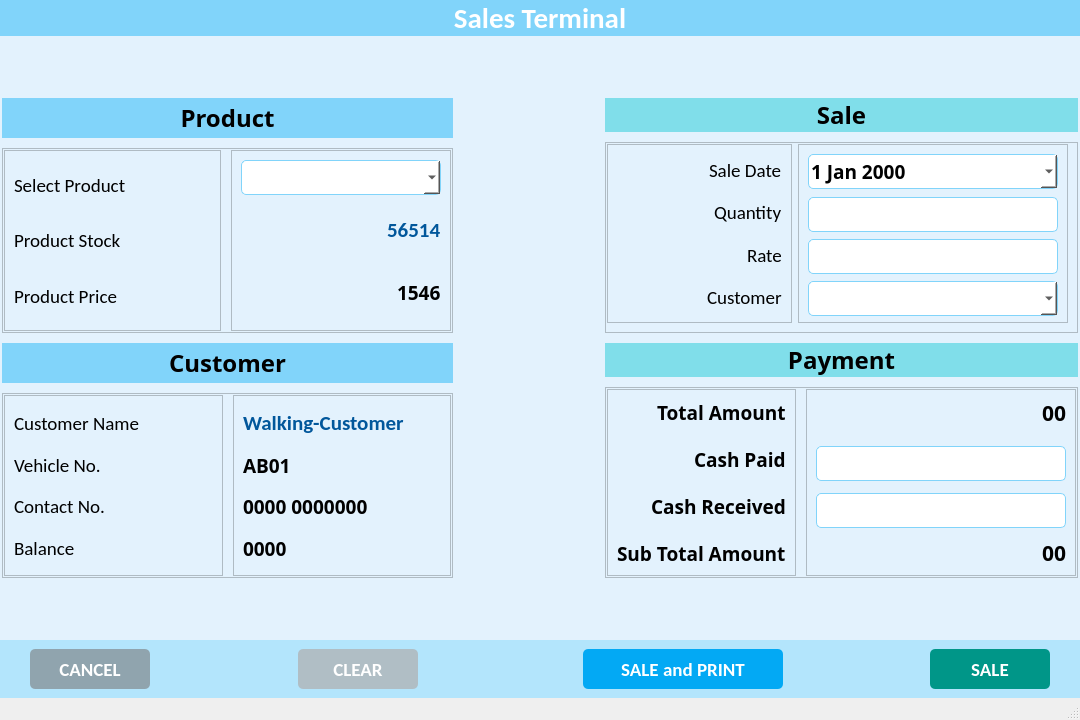
<?xml version="1.0" encoding="UTF-8"?>
<ui version="4.0">
 <class>SalesWindow</class>
 <widget class="QMainWindow" name="SalesWindow">
  <property name="geometry">
   <rect>
    <x>0</x>
    <y>0</y>
    <width>1080</width>
    <height>720</height>
   </rect>
  </property>
  <property name="minimumSize">
   <size>
    <width>1080</width>
    <height>720</height>
   </size>
  </property>
  <property name="maximumSize">
   <size>
    <width>1080</width>
    <height>720</height>
   </size>
  </property>
  <property name="windowTitle">
   <string>Sales Terminal</string>
  </property>
  <property name="windowIcon">
   <iconset resource="resources.qrc">
    <normaloff>:/icons/assets/icons/logo.png</normaloff>:/icons/assets/icons/logo.png</iconset>
  </property>
  <property name="layoutDirection">
   <enum>Qt::LeftToRight</enum>
  </property>
  <widget class="QWidget" name="centralwidget">
   <property name="styleSheet">
    <string notr="true">* {
	background-color: #e3f2fd;
}

#lbl_sales {
	background-color: #81d4fa;
	color: #fff;
}

QComboBox {
	background-color: white;
	border-radius: 5px;
	padding: 2px;
	border: 1px solid  #81d4fa;
}

QLineEdit {
	background-color: white;
	border-radius: 5px;
	border: 1px solid  #81d4fa;
}

QDateEdit {
	background-color: white;
	border-radius: 5px;
	border: 1px solid  #81d4fa;
}

#txt_name {
	color: #01579b;
}

#txt_stock {
	color: #01579b;
}

#btn_sale {
	background-color: #009688;
	color: white;
	border-radius: 5px;
}

#btn_sale_print {
	background-color: #03a9f4;
	color: white;
	border-radius: 5px;
}

#btn_clear {
	background-color: #b0bec5;
	color: white;
	border-radius: 5px;
}

#btn_cancel {
	background-color: #90a4ae;
	color: white;
	border-radius: 5px;
}

#bottom_widget {
	background-color: #b3e5fc;
}

#lbl_sale {
	background-color: #80deea;
}

#lbl_payment {
	background-color: #80deea;
}

#lbl_product {
	background-color: #81d4fa;
}

#lbl_customer {
	background-color: #81d4fa;
}</string>
   </property>
   <layout class="QVBoxLayout" name="verticalLayout_11">
    <property name="spacing">
     <number>60</number>
    </property>
    <property name="leftMargin">
     <number>0</number>
    </property>
    <property name="topMargin">
     <number>0</number>
    </property>
    <property name="rightMargin">
     <number>0</number>
    </property>
    <property name="bottomMargin">
     <number>0</number>
    </property>
    <item>
     <widget class="QLabel" name="lbl_sales">
      <property name="font">
       <font>
        <family>Calibri</family>
        <pointsize>22</pointsize>
        <weight>75</weight>
        <bold>true</bold>
       </font>
      </property>
      <property name="text">
       <string>Sales Terminal</string>
      </property>
      <property name="alignment">
       <set>Qt::AlignCenter</set>
      </property>
      <property name="margin">
       <number>10</number>
      </property>
     </widget>
    </item>
    <item>
     <widget class="QWidget" name="main_widget" native="true">
      <layout class="QHBoxLayout" name="horizontalLayout_6">
       <property name="spacing">
        <number>150</number>
       </property>
       <property name="leftMargin">
        <number>1</number>
       </property>
       <property name="topMargin">
        <number>1</number>
       </property>
       <property name="rightMargin">
        <number>1</number>
       </property>
       <property name="bottomMargin">
        <number>1</number>
       </property>
       <item>
        <widget class="QWidget" name="left_widget" native="true">
         <layout class="QVBoxLayout" name="verticalLayout_5">
          <property name="spacing">
           <number>10</number>
          </property>
          <property name="leftMargin">
           <number>1</number>
          </property>
          <property name="topMargin">
           <number>1</number>
          </property>
          <property name="rightMargin">
           <number>1</number>
          </property>
          <property name="bottomMargin">
           <number>1</number>
          </property>
          <item>
           <widget class="QLabel" name="lbl_product">
            <property name="minimumSize">
             <size>
              <width>0</width>
              <height>40</height>
             </size>
            </property>
            <property name="maximumSize">
             <size>
              <width>16777215</width>
              <height>40</height>
             </size>
            </property>
            <property name="font">
             <font>
              <family>Calibri Light</family>
              <pointsize>18</pointsize>
              <weight>75</weight>
              <bold>true</bold>
             </font>
            </property>
            <property name="text">
             <string>Product</string>
            </property>
            <property name="alignment">
             <set>Qt::AlignCenter</set>
            </property>
            <property name="margin">
             <number>5</number>
            </property>
           </widget>
          </item>
          <item>
           <widget class="QFrame" name="product_frame">
            <property name="frameShape">
             <enum>QFrame::StyledPanel</enum>
            </property>
            <property name="frameShadow">
             <enum>QFrame::Raised</enum>
            </property>
            <layout class="QHBoxLayout" name="horizontalLayout_3">
             <property name="spacing">
              <number>10</number>
             </property>
             <property name="leftMargin">
              <number>1</number>
             </property>
             <property name="topMargin">
              <number>1</number>
             </property>
             <property name="rightMargin">
              <number>1</number>
             </property>
             <property name="bottomMargin">
              <number>1</number>
             </property>
             <item>
              <widget class="QFrame" name="product_lbl_frame">
               <property name="frameShape">
                <enum>QFrame::StyledPanel</enum>
               </property>
               <property name="frameShadow">
                <enum>QFrame::Raised</enum>
               </property>
               <layout class="QVBoxLayout" name="verticalLayout_4">
                <item>
                 <widget class="QLabel" name="lbl_product_name">
                  <property name="font">
                   <font>
                    <family>Calibri</family>
                    <pointsize>14</pointsize>
                   </font>
                  </property>
                  <property name="text">
                   <string>Select Product</string>
                  </property>
                 </widget>
                </item>
                <item>
                 <widget class="QLabel" name="lbl_product_stock">
                  <property name="font">
                   <font>
                    <family>Calibri</family>
                    <pointsize>14</pointsize>
                   </font>
                  </property>
                  <property name="text">
                   <string>Product Stock</string>
                  </property>
                 </widget>
                </item>
                <item>
                 <widget class="QLabel" name="lbl_product_price">
                  <property name="font">
                   <font>
                    <family>Calibri</family>
                    <pointsize>14</pointsize>
                   </font>
                  </property>
                  <property name="text">
                   <string>Product Price</string>
                  </property>
                 </widget>
                </item>
               </layout>
              </widget>
             </item>
             <item>
              <widget class="QFrame" name="product_details_frame">
               <property name="frameShape">
                <enum>QFrame::StyledPanel</enum>
               </property>
               <property name="frameShadow">
                <enum>QFrame::Raised</enum>
               </property>
               <layout class="QVBoxLayout" name="verticalLayout_3">
                <item>
                 <widget class="QComboBox" name="select_product">
                  <property name="minimumSize">
                   <size>
                    <width>200</width>
                    <height>35</height>
                   </size>
                  </property>
                  <property name="maximumSize">
                   <size>
                    <width>200</width>
                    <height>35</height>
                   </size>
                  </property>
                  <property name="font">
                   <font>
                    <family>Calibri Light</family>
                    <pointsize>14</pointsize>
                    <weight>75</weight>
                    <bold>true</bold>
                   </font>
                  </property>
                  <property name="toolTip">
                   <string extracomment="Please Select Product or Type Product Name"/>
                  </property>
                  <property name="toolTipDuration">
                   <number>0</number>
                  </property>
                  <property name="editable">
                   <bool>true</bool>
                  </property>
                 </widget>
                </item>
                <item alignment="Qt::AlignRight">
                 <widget class="QLabel" name="txt_stock">
                  <property name="font">
                   <font>
                    <family>Calibri</family>
                    <pointsize>16</pointsize>
                    <weight>75</weight>
                    <bold>true</bold>
                   </font>
                  </property>
                  <property name="text">
                   <string>56514</string>
                  </property>
                 </widget>
                </item>
                <item alignment="Qt::AlignRight">
                 <widget class="QLabel" name="txt_price">
                  <property name="font">
                   <font>
                    <family>Calibri Light</family>
                    <pointsize>14</pointsize>
                    <weight>75</weight>
                    <bold>true</bold>
                   </font>
                  </property>
                  <property name="text">
                   <string>1546</string>
                  </property>
                 </widget>
                </item>
               </layout>
              </widget>
             </item>
            </layout>
           </widget>
          </item>
          <item>
           <widget class="QLabel" name="lbl_customer">
            <property name="minimumSize">
             <size>
              <width>0</width>
              <height>40</height>
             </size>
            </property>
            <property name="maximumSize">
             <size>
              <width>16777215</width>
              <height>40</height>
             </size>
            </property>
            <property name="font">
             <font>
              <family>Calibri Light</family>
              <pointsize>18</pointsize>
              <weight>75</weight>
              <bold>true</bold>
             </font>
            </property>
            <property name="text">
             <string>Customer</string>
            </property>
            <property name="alignment">
             <set>Qt::AlignCenter</set>
            </property>
            <property name="margin">
             <number>5</number>
            </property>
           </widget>
          </item>
          <item>
           <widget class="QFrame" name="customer_frame">
            <property name="frameShape">
             <enum>QFrame::StyledPanel</enum>
            </property>
            <property name="frameShadow">
             <enum>QFrame::Raised</enum>
            </property>
            <layout class="QHBoxLayout" name="horizontalLayout_2">
             <property name="spacing">
              <number>10</number>
             </property>
             <property name="leftMargin">
              <number>1</number>
             </property>
             <property name="topMargin">
              <number>1</number>
             </property>
             <property name="rightMargin">
              <number>1</number>
             </property>
             <property name="bottomMargin">
              <number>1</number>
             </property>
             <item>
              <widget class="QFrame" name="cust_lbl_frame">
               <property name="frameShape">
                <enum>QFrame::StyledPanel</enum>
               </property>
               <property name="frameShadow">
                <enum>QFrame::Raised</enum>
               </property>
               <layout class="QVBoxLayout" name="verticalLayout_2">
                <item>
                 <widget class="QLabel" name="lbl_name">
                  <property name="font">
                   <font>
                    <family>Calibri</family>
                    <pointsize>14</pointsize>
                   </font>
                  </property>
                  <property name="text">
                   <string>Customer Name</string>
                  </property>
                 </widget>
                </item>
                <item>
                 <widget class="QLabel" name="lbl_vehicle">
                  <property name="font">
                   <font>
                    <family>Calibri</family>
                    <pointsize>14</pointsize>
                   </font>
                  </property>
                  <property name="text">
                   <string>Vehicle No.</string>
                  </property>
                 </widget>
                </item>
                <item>
                 <widget class="QLabel" name="lbl_contact">
                  <property name="font">
                   <font>
                    <family>Calibri</family>
                    <pointsize>14</pointsize>
                   </font>
                  </property>
                  <property name="text">
                   <string>Contact No.</string>
                  </property>
                 </widget>
                </item>
                <item>
                 <widget class="QLabel" name="lbl_balance">
                  <property name="font">
                   <font>
                    <family>Calibri</family>
                    <pointsize>14</pointsize>
                   </font>
                  </property>
                  <property name="text">
                   <string>Balance</string>
                  </property>
                 </widget>
                </item>
               </layout>
              </widget>
             </item>
             <item>
              <widget class="QFrame" name="cust_details_frame">
               <property name="frameShape">
                <enum>QFrame::StyledPanel</enum>
               </property>
               <property name="frameShadow">
                <enum>QFrame::Raised</enum>
               </property>
               <layout class="QVBoxLayout" name="verticalLayout">
                <item>
                 <widget class="QLabel" name="txt_name">
                  <property name="font">
                   <font>
                    <family>Calibri</family>
                    <pointsize>16</pointsize>
                    <weight>75</weight>
                    <bold>true</bold>
                   </font>
                  </property>
                  <property name="text">
                   <string>Walking-Customer</string>
                  </property>
                 </widget>
                </item>
                <item>
                 <widget class="QLabel" name="txt_vehicle">
                  <property name="font">
                   <font>
                    <family>Calibri Light</family>
                    <pointsize>14</pointsize>
                    <weight>75</weight>
                    <bold>true</bold>
                   </font>
                  </property>
                  <property name="text">
                   <string>AB01</string>
                  </property>
                 </widget>
                </item>
                <item>
                 <widget class="QLabel" name="txt_contact">
                  <property name="font">
                   <font>
                    <family>Calibri Light</family>
                    <pointsize>14</pointsize>
                    <weight>75</weight>
                    <bold>true</bold>
                   </font>
                  </property>
                  <property name="text">
                   <string>0000 0000000</string>
                  </property>
                 </widget>
                </item>
                <item>
                 <widget class="QLabel" name="txt_balance">
                  <property name="font">
                   <font>
                    <family>Calibri Light</family>
                    <pointsize>14</pointsize>
                    <weight>75</weight>
                    <bold>true</bold>
                   </font>
                  </property>
                  <property name="text">
                   <string>0000</string>
                  </property>
                 </widget>
                </item>
               </layout>
              </widget>
             </item>
            </layout>
           </widget>
          </item>
         </layout>
        </widget>
       </item>
       <item>
        <widget class="QWidget" name="right_widget" native="true">
         <layout class="QVBoxLayout" name="verticalLayout_10">
          <property name="spacing">
           <number>10</number>
          </property>
          <property name="leftMargin">
           <number>1</number>
          </property>
          <property name="topMargin">
           <number>1</number>
          </property>
          <property name="rightMargin">
           <number>1</number>
          </property>
          <property name="bottomMargin">
           <number>1</number>
          </property>
          <item>
           <widget class="QLabel" name="lbl_sale">
            <property name="font">
             <font>
              <family>Calibri Light</family>
              <pointsize>18</pointsize>
              <weight>75</weight>
              <bold>true</bold>
             </font>
            </property>
            <property name="text">
             <string>Sale</string>
            </property>
            <property name="alignment">
             <set>Qt::AlignCenter</set>
            </property>
            <property name="margin">
             <number>5</number>
            </property>
           </widget>
          </item>
          <item>
           <widget class="QFrame" name="sale_frame">
            <property name="frameShape">
             <enum>QFrame::StyledPanel</enum>
            </property>
            <property name="frameShadow">
             <enum>QFrame::Raised</enum>
            </property>
            <layout class="QHBoxLayout" name="horizontalLayout_5">
             <property name="leftMargin">
              <number>1</number>
             </property>
             <property name="topMargin">
              <number>1</number>
             </property>
             <item>
              <widget class="QFrame" name="sale_lbl_frame">
               <property name="frameShape">
                <enum>QFrame::StyledPanel</enum>
               </property>
               <property name="frameShadow">
                <enum>QFrame::Raised</enum>
               </property>
               <layout class="QVBoxLayout" name="verticalLayout_9">
                <property name="spacing">
                 <number>10</number>
                </property>
                <item alignment="Qt::AlignRight">
                 <widget class="QLabel" name="lbl_sale_date">
                  <property name="font">
                   <font>
                    <family>Calibri</family>
                    <pointsize>14</pointsize>
                   </font>
                  </property>
                  <property name="text">
                   <string>Sale Date</string>
                  </property>
                 </widget>
                </item>
                <item alignment="Qt::AlignRight">
                 <widget class="QLabel" name="lbl_quantity">
                  <property name="font">
                   <font>
                    <family>Calibri</family>
                    <pointsize>14</pointsize>
                   </font>
                  </property>
                  <property name="text">
                   <string>Quantity</string>
                  </property>
                 </widget>
                </item>
                <item alignment="Qt::AlignRight">
                 <widget class="QLabel" name="lbl_rate">
                  <property name="font">
                   <font>
                    <family>Calibri</family>
                    <pointsize>14</pointsize>
                   </font>
                  </property>
                  <property name="text">
                   <string>Rate</string>
                  </property>
                 </widget>
                </item>
                <item alignment="Qt::AlignRight">
                 <widget class="QLabel" name="lbl_customer_name">
                  <property name="font">
                   <font>
                    <family>Calibri</family>
                    <pointsize>14</pointsize>
                   </font>
                  </property>
                  <property name="text">
                   <string>Customer</string>
                  </property>
                 </widget>
                </item>
               </layout>
              </widget>
             </item>
             <item>
              <widget class="QFrame" name="sale_details_frame">
               <property name="frameShape">
                <enum>QFrame::StyledPanel</enum>
               </property>
               <property name="frameShadow">
                <enum>QFrame::Raised</enum>
               </property>
               <layout class="QVBoxLayout" name="verticalLayout_8">
                <property name="spacing">
                 <number>10</number>
                </property>
                <item alignment="Qt::AlignRight">
                 <widget class="QDateEdit" name="txt_sale_date">
                  <property name="minimumSize">
                   <size>
                    <width>250</width>
                    <height>35</height>
                   </size>
                  </property>
                  <property name="maximumSize">
                   <size>
                    <width>250</width>
                    <height>35</height>
                   </size>
                  </property>
                  <property name="font">
                   <font>
                    <family>Calibri Light</family>
                    <pointsize>14</pointsize>
                    <weight>75</weight>
                    <bold>true</bold>
                   </font>
                  </property>
                  <property name="calendarPopup">
                   <bool>true</bool>
                  </property>
                 </widget>
                </item>
                <item alignment="Qt::AlignRight">
                 <widget class="QLineEdit" name="txt_quantity">
                  <property name="minimumSize">
                   <size>
                    <width>250</width>
                    <height>35</height>
                   </size>
                  </property>
                  <property name="maximumSize">
                   <size>
                    <width>250</width>
                    <height>35</height>
                   </size>
                  </property>
                  <property name="font">
                   <font>
                    <family>Calibri Light</family>
                    <pointsize>14</pointsize>
                    <weight>75</weight>
                    <bold>true</bold>
                   </font>
                  </property>
                  <property name="text">
                   <string/>
                  </property>
                 </widget>
                </item>
                <item alignment="Qt::AlignRight">
                 <widget class="QLineEdit" name="txt_rate">
                  <property name="minimumSize">
                   <size>
                    <width>250</width>
                    <height>35</height>
                   </size>
                  </property>
                  <property name="maximumSize">
                   <size>
                    <width>250</width>
                    <height>35</height>
                   </size>
                  </property>
                  <property name="font">
                   <font>
                    <family>Calibri Light</family>
                    <pointsize>14</pointsize>
                    <weight>75</weight>
                    <bold>true</bold>
                   </font>
                  </property>
                 </widget>
                </item>
                <item alignment="Qt::AlignRight">
                 <widget class="QComboBox" name="select_customer">
                  <property name="minimumSize">
                   <size>
                    <width>250</width>
                    <height>35</height>
                   </size>
                  </property>
                  <property name="maximumSize">
                   <size>
                    <width>250</width>
                    <height>35</height>
                   </size>
                  </property>
                  <property name="font">
                   <font>
                    <family>Calibri Light</family>
                    <pointsize>14</pointsize>
                    <weight>75</weight>
                    <bold>true</bold>
                   </font>
                  </property>
                  <property name="editable">
                   <bool>true</bool>
                  </property>
                 </widget>
                </item>
               </layout>
              </widget>
             </item>
            </layout>
           </widget>
          </item>
          <item>
           <widget class="QLabel" name="lbl_payment">
            <property name="font">
             <font>
              <family>Calibri Light</family>
              <pointsize>18</pointsize>
              <weight>75</weight>
              <bold>true</bold>
             </font>
            </property>
            <property name="text">
             <string>Payment</string>
            </property>
            <property name="alignment">
             <set>Qt::AlignCenter</set>
            </property>
            <property name="margin">
             <number>5</number>
            </property>
           </widget>
          </item>
          <item>
           <widget class="QFrame" name="payment_frame">
            <property name="frameShape">
             <enum>QFrame::StyledPanel</enum>
            </property>
            <property name="frameShadow">
             <enum>QFrame::Raised</enum>
            </property>
            <layout class="QHBoxLayout" name="horizontalLayout_4">
             <property name="spacing">
              <number>10</number>
             </property>
             <property name="leftMargin">
              <number>1</number>
             </property>
             <property name="topMargin">
              <number>1</number>
             </property>
             <property name="rightMargin">
              <number>1</number>
             </property>
             <property name="bottomMargin">
              <number>1</number>
             </property>
             <item>
              <widget class="QFrame" name="payment_lbl_frame">
               <property name="frameShape">
                <enum>QFrame::StyledPanel</enum>
               </property>
               <property name="frameShadow">
                <enum>QFrame::Raised</enum>
               </property>
               <layout class="QVBoxLayout" name="verticalLayout_7">
                <property name="spacing">
                 <number>20</number>
                </property>
                <item alignment="Qt::AlignRight">
                 <widget class="QLabel" name="lbl_total_amount">
                  <property name="font">
                   <font>
                    <family>Calibri Light</family>
                    <pointsize>14</pointsize>
                    <weight>75</weight>
                    <bold>true</bold>
                   </font>
                  </property>
                  <property name="text">
                   <string>Total Amount</string>
                  </property>
                 </widget>
                </item>
                <item alignment="Qt::AlignRight">
                 <widget class="QLabel" name="lbl_cash_paid">
                  <property name="font">
                   <font>
                    <family>Calibri Light</family>
                    <pointsize>14</pointsize>
                    <weight>75</weight>
                    <bold>true</bold>
                   </font>
                  </property>
                  <property name="text">
                   <string>Cash Paid</string>
                  </property>
                 </widget>
                </item>
                <item alignment="Qt::AlignRight">
                 <widget class="QLabel" name="lbl_cash_received">
                  <property name="font">
                   <font>
                    <family>Calibri Light</family>
                    <pointsize>14</pointsize>
                    <weight>75</weight>
                    <bold>true</bold>
                   </font>
                  </property>
                  <property name="text">
                   <string>Cash Received</string>
                  </property>
                 </widget>
                </item>
                <item alignment="Qt::AlignRight">
                 <widget class="QLabel" name="lbl_sub_total_2">
                  <property name="font">
                   <font>
                    <family>Calibri Light</family>
                    <pointsize>14</pointsize>
                    <weight>75</weight>
                    <bold>true</bold>
                   </font>
                  </property>
                  <property name="text">
                   <string>Sub Total Amount</string>
                  </property>
                 </widget>
                </item>
               </layout>
              </widget>
             </item>
             <item>
              <widget class="QFrame" name="payment_details_frame">
               <property name="frameShape">
                <enum>QFrame::StyledPanel</enum>
               </property>
               <property name="frameShadow">
                <enum>QFrame::Raised</enum>
               </property>
               <layout class="QVBoxLayout" name="verticalLayout_6">
                <property name="spacing">
                 <number>20</number>
                </property>
                <item alignment="Qt::AlignRight">
                 <widget class="QLabel" name="txt_total_amount">
                  <property name="font">
                   <font>
                    <family>Calibri Light</family>
                    <pointsize>16</pointsize>
                    <weight>75</weight>
                    <bold>true</bold>
                   </font>
                  </property>
                  <property name="text">
                   <string>00</string>
                  </property>
                  <property name="alignment">
                   <set>Qt::AlignRight|Qt::AlignTrailing|Qt::AlignVCenter</set>
                  </property>
                 </widget>
                </item>
                <item alignment="Qt::AlignRight">
                 <widget class="QLineEdit" name="txt_cash_paid">
                  <property name="minimumSize">
                   <size>
                    <width>250</width>
                    <height>35</height>
                   </size>
                  </property>
                  <property name="maximumSize">
                   <size>
                    <width>250</width>
                    <height>35</height>
                   </size>
                  </property>
                  <property name="font">
                   <font>
                    <family>Calibri Light</family>
                    <pointsize>16</pointsize>
                    <weight>75</weight>
                    <bold>true</bold>
                   </font>
                  </property>
                  <property name="whatsThis">
                   <string/>
                  </property>
                  <property name="layoutDirection">
                   <enum>Qt::RightToLeft</enum>
                  </property>
                  <property name="alignment">
                   <set>Qt::AlignRight|Qt::AlignTrailing|Qt::AlignVCenter</set>
                  </property>
                 </widget>
                </item>
                <item alignment="Qt::AlignRight">
                 <widget class="QLineEdit" name="txt_cash_received">
                  <property name="minimumSize">
                   <size>
                    <width>250</width>
                    <height>35</height>
                   </size>
                  </property>
                  <property name="maximumSize">
                   <size>
                    <width>250</width>
                    <height>35</height>
                   </size>
                  </property>
                  <property name="font">
                   <font>
                    <family>Calibri Light</family>
                    <pointsize>16</pointsize>
                    <weight>75</weight>
                    <bold>true</bold>
                   </font>
                  </property>
                  <property name="alignment">
                   <set>Qt::AlignRight|Qt::AlignTrailing|Qt::AlignVCenter</set>
                  </property>
                  <property name="clearButtonEnabled">
                   <bool>false</bool>
                  </property>
                 </widget>
                </item>
                <item alignment="Qt::AlignRight">
                 <widget class="QLabel" name="lbl_sub_total">
                  <property name="font">
                   <font>
                    <family>Calibri Light</family>
                    <pointsize>16</pointsize>
                    <weight>75</weight>
                    <bold>true</bold>
                   </font>
                  </property>
                  <property name="text">
                   <string>00</string>
                  </property>
                  <property name="alignment">
                   <set>Qt::AlignRight|Qt::AlignTrailing|Qt::AlignVCenter</set>
                  </property>
                  <property name="margin">
                   <number>0</number>
                  </property>
                 </widget>
                </item>
               </layout>
              </widget>
             </item>
            </layout>
           </widget>
          </item>
         </layout>
        </widget>
       </item>
      </layout>
     </widget>
    </item>
    <item>
     <widget class="QWidget" name="bottom_widget" native="true">
      <property name="layoutDirection">
       <enum>Qt::LeftToRight</enum>
      </property>
      <layout class="QHBoxLayout" name="horizontalLayout">
       <property name="spacing">
        <number>50</number>
       </property>
       <property name="leftMargin">
        <number>30</number>
       </property>
       <property name="rightMargin">
        <number>30</number>
       </property>
       <item alignment="Qt::AlignLeft">
        <widget class="QPushButton" name="btn_cancel">
         <property name="minimumSize">
          <size>
           <width>120</width>
           <height>40</height>
          </size>
         </property>
         <property name="maximumSize">
          <size>
           <width>120</width>
           <height>40</height>
          </size>
         </property>
         <property name="font">
          <font>
           <family>Calibri</family>
           <pointsize>14</pointsize>
           <weight>75</weight>
           <bold>true</bold>
          </font>
         </property>
         <property name="cursor">
          <cursorShape>OpenHandCursor</cursorShape>
         </property>
         <property name="text">
          <string>CANCEL</string>
         </property>
         <property name="icon">
          <iconset resource="resources.qrc">
           <normaloff>:/icons/assets/icons/close.png</normaloff>:/icons/assets/icons/close.png</iconset>
         </property>
         <property name="iconSize">
          <size>
           <width>32</width>
           <height>32</height>
          </size>
         </property>
        </widget>
       </item>
       <item alignment="Qt::AlignLeft">
        <widget class="QPushButton" name="btn_clear">
         <property name="minimumSize">
          <size>
           <width>120</width>
           <height>40</height>
          </size>
         </property>
         <property name="maximumSize">
          <size>
           <width>120</width>
           <height>40</height>
          </size>
         </property>
         <property name="font">
          <font>
           <family>Calibri</family>
           <pointsize>14</pointsize>
           <weight>75</weight>
           <bold>true</bold>
          </font>
         </property>
         <property name="cursor">
          <cursorShape>OpenHandCursor</cursorShape>
         </property>
         <property name="text">
          <string>CLEAR</string>
         </property>
         <property name="icon">
          <iconset resource="resources.qrc">
           <normaloff>:/icons/assets/icons/clear.png</normaloff>:/icons/assets/icons/clear.png</iconset>
         </property>
         <property name="iconSize">
          <size>
           <width>32</width>
           <height>32</height>
          </size>
         </property>
        </widget>
       </item>
       <item alignment="Qt::AlignRight">
        <widget class="QPushButton" name="btn_sale_print">
         <property name="minimumSize">
          <size>
           <width>200</width>
           <height>40</height>
          </size>
         </property>
         <property name="maximumSize">
          <size>
           <width>200</width>
           <height>40</height>
          </size>
         </property>
         <property name="font">
          <font>
           <family>Calibri</family>
           <pointsize>14</pointsize>
           <weight>75</weight>
           <bold>true</bold>
          </font>
         </property>
         <property name="cursor">
          <cursorShape>OpenHandCursor</cursorShape>
         </property>
         <property name="text">
          <string>SALE and PRINT</string>
         </property>
         <property name="icon">
          <iconset resource="resources.qrc">
           <normaloff>:/icons/assets/icons/print.png</normaloff>:/icons/assets/icons/print.png</iconset>
         </property>
         <property name="iconSize">
          <size>
           <width>32</width>
           <height>32</height>
          </size>
         </property>
        </widget>
       </item>
       <item alignment="Qt::AlignRight">
        <widget class="QPushButton" name="btn_sale">
         <property name="minimumSize">
          <size>
           <width>120</width>
           <height>40</height>
          </size>
         </property>
         <property name="maximumSize">
          <size>
           <width>120</width>
           <height>40</height>
          </size>
         </property>
         <property name="font">
          <font>
           <family>Calibri</family>
           <pointsize>14</pointsize>
           <weight>75</weight>
           <bold>true</bold>
          </font>
         </property>
         <property name="cursor">
          <cursorShape>OpenHandCursor</cursorShape>
         </property>
         <property name="text">
          <string>SALE</string>
         </property>
         <property name="icon">
          <iconset resource="resources.qrc">
           <normaloff>:/icons/assets/icons/save.png</normaloff>:/icons/assets/icons/save.png</iconset>
         </property>
         <property name="iconSize">
          <size>
           <width>32</width>
           <height>32</height>
          </size>
         </property>
        </widget>
       </item>
      </layout>
     </widget>
    </item>
   </layout>
  </widget>
  <widget class="QStatusBar" name="statusbar"/>
 </widget>
 <resources>
  <include location="resources.qrc"/>
 </resources>
 <connections/>
</ui>
